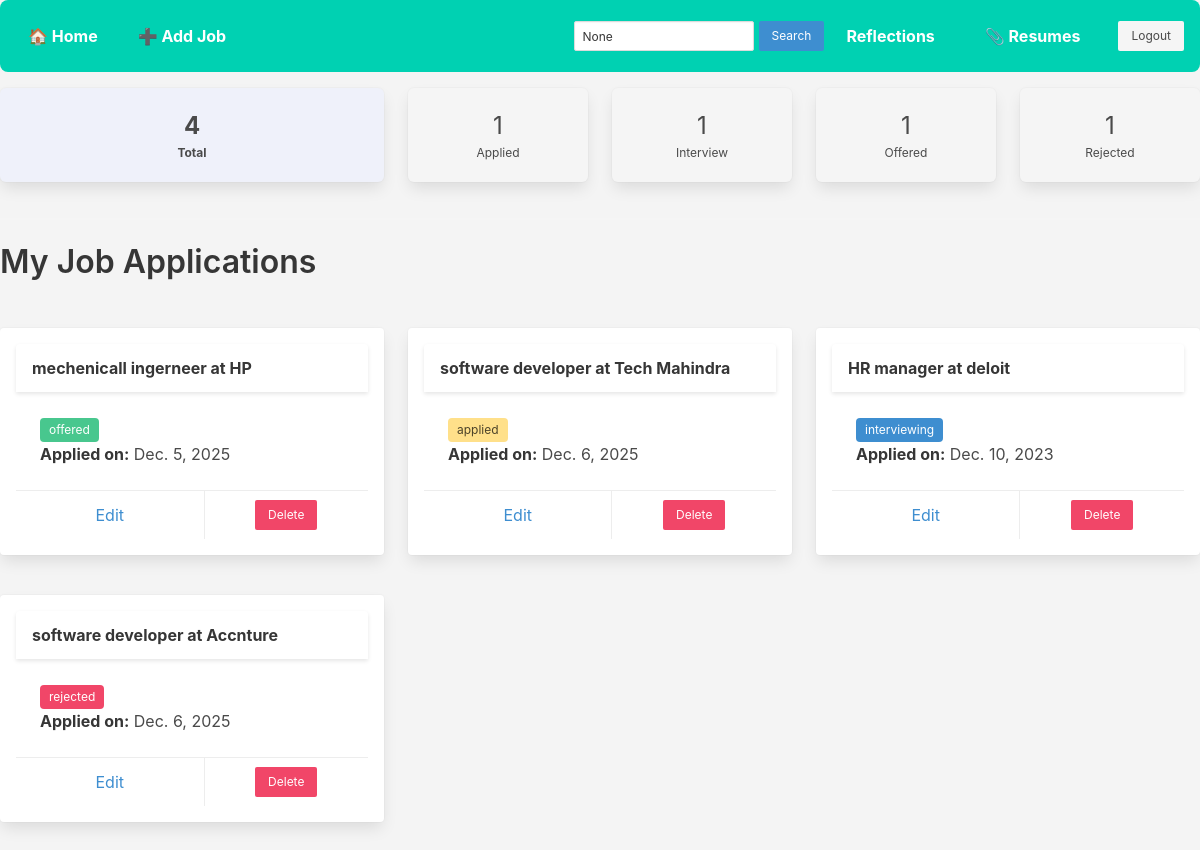
/joblist/ (signed in), run on the app's committed database.
### jobs/models.py (models this page shows, shortened)
class Job(models.Model):
    STATUS_CHOICES = [
        ('applied', 'Applied'),
        ('interviewing', 'Interviewing'),
        ('offered', 'Offered'),
        ('rejected', 'Rejected'),
    ]
    user = models.ForeignKey(User, on_delete=models.CASCADE)
    company_name = models.CharField(max_length=100)
    position = models.CharField(max_length=100)
    application_date = models.DateField()
    status = models.CharField(max_length=20, choices=STATUS_CHOICES)
    notes = models.TextField(blank=True)
    from django.db import models

### jobs/views.py (the view)
# urls.py: path('joblist/', views.job_list, name="joblist"),
@login_required
def job_list(request):
    jobs = Job.objects.filter(user=request.user)
    query = request.GET.get('q')
    status_filter = request.GET.get('status')
    if query:
        jobs = jobs.filter(
            Q(company_name__icontains=query) | Q(position__icontains=query)
        )
    if status_filter and status_filter != "All":
        jobs = jobs.filter(status=status_filter)
    total_jobs = jobs.count()
    status_counts = {
        'Applied': jobs.filter(status='applied').count(),
        'Interview': jobs.filter(status='interviewing').count(),
        'Offered': jobs.filter(status='offered').count(),
        'Rejected': jobs.filter(status='rejected').count(),
    }
    context = {
        'jobs': jobs,
        'total_jobs': total_jobs,
        'status_counts': status_counts,
        'query': query,
        'status_filter': status_filter,
        'status_choices': ['All', 'Applied', 'Interview', 'Offered', 'Rejected']
    }
    return render(request, 'job_list.html', context)

### jobs/templates/job_list.html (shortened to what this page needs)
{% extends 'base.html' %}
{% block content %}
<div class="navbar mb-4 is-flex is-align-items-center is-justify-content-space-between">
      <div class="navbar-start">
        <a class="navbar-item">🏠 Home</a>
        <a class="navbar-item" href="{% url 'create_job' %}">➕ Add Job</a>
      </div>
      <div class="navbar-end is-flex is-align-items-center" style="gap: 10px;">
      <form method="GET" class="is-flex is-align-items-center" style="gap: 5px;">
        <input type="text" name="q" placeholder="Search"
              value="{{ query }}" class="input is-small" style="width: 180px;">
        <button type="submit" class="button is-info is-small">Search</button>
      </form>
      <a class="navbar-item" href="{% url 'reflection_list' %}"> Reflections</a>
      <a class="navbar-item" href="{% url 'resume_list' %}">📎 Resumes</a>
          <form action="{% url 'logout' %}" method="post">
            <button class="button is-light is-small" type="submit">Logout</button>
          </form>
          </div>
        </div>
        <div class="columns is-multiline is-mobile mb-5">
            <div class="column is-4">
              <a href="{% url 'joblist' %}" class="box has-text-centered {% if not status_filter or status_filter == 'All' %}has-background-link-light has-text-weight-bold{% else %}has-background-light{% endif %}">
                <p class="is-size-4">{{ total_jobs }}</p>
                <p class="is-size-7">Total</p>
              </a>
            </div>
            <div class="column is-2">
              <a href="?status=applied" class="box has-text-centered {% if status_filter == 'Applied' %}has-background-warning-light has-text-weight-bold{% else %}has-background-light{% endif %}">
                <p class="is-size-4">{{ status_counts.Applied }}</p>
                <p class="is-size-7">Applied</p>
              </a>
            </div>
            <div class="column is-2">
              <a href="?status=interviewing" class="box has-text-centered {% if status_filter == 'Interview' %}has-background-info-light has-text-weight-bold{% else %}has-background-light{% endif %}">
                <p class="is-size-4">{{ status_counts.Interview }}</p>
                <p class="is-size-7">Interview</p>
              </a>
            </div>
            <div class="column is-2">
              <a href="?status=offered" class="box has-text-centered {% if status_filter == 'Offered' %}has-background-success-light has-text-weight-bold{% else %}has-background-light{% endif %}">
                <p class="is-size-4">{{ status_counts.Offered }}</p>
                <p class="is-size-7">Offered</p>
              </a>
            </div>
            <div class="column is-2">
              <a href="?status=rejected" class="box has-text-centered {% if status_filter == 'Rejected' %}has-background-danger-light has-text-weight-bold{% else %}has-background-light{% endif %}">
                <p class="is-size-4">{{ status_counts.Rejected }}</p>
                <p class="is-size-7">Rejected</p>
              </a>
            </div>
        </div>
<hr>
<h1 class="title">My Job Applications</h1>
<br>
            <div class="columns is-multiline">
              {% for job in jobs %}
                <div class="column is-one-third">
                  <div class="card">
                    <header class="card-header">
                      <p class="card-header-title">
                        {{ job.position }} at {{ job.company_name }}
                      </p>
                    </header>
                    <div class="card-content">
                      <div class="content">
                        <span class="tag
                          {% if job.status == 'applied' %}is-warning
                          {% elif job.status == 'interviewing' %}is-info
                          {% elif job.status == 'offered' %}is-success
                          {% elif job.status == 'rejected' %}is-danger
                          {% else %}is-light{% endif %}">
                          {{ job.status }}
                        </span>
                        <p><strong>Applied on:</strong> {{ job.application_date }}</p>
                      </div>
                    </div>
                    <footer class="card-footer">
                      <a href="{% url 'update_job' job.pk %}" class="card-footer-item has-text-info">Edit</a>
                      <form method="POST" action="{% url 'reflect_and_delete' job.id %}" onsubmit="return confirmDelete();" class="card-footer-item p-0">
                        <button type="submit" class="button is-danger is-small m-2">Delete</button>
                      </form>
                    </footer>
                  </div>
                </div>
              {% empty %}
                <p class="has-text-grey">No jobs added yet.</p>
              {% endfor %}
            </div>
{% endblock %}

### jobs/templates/base.html (style rules this page uses)
body { padding: 0rem; background-color: #f4f4f4; }
.navbar { background-color: #00d1b2; padding: 1rem; border-radius: 8px; margin-bottom: 2rem; }
.navbar a { color: white; font-weight: bold; margin-right: 1rem; }
.card { padding: 1rem; margin-bottom: 1rem; }

### data on the page
Job: position "mechenicall ingerneer", company_name "HP", status "offered", application_date "Dec. 5, 2025"
Job: position "software developer", company_name "Tech Mahindra", status "applied", application_date "Dec. 6, 2025"
Job: position "HR manager", company_name "deloit", status "interviewing", application_date "Dec. 10, 2023"
Job: position "software developer", company_name "Accnture", status "rejected", application_date "Dec. 6, 2025"

### other printed values
{{ total_jobs }} "4"
{{ status_counts.Applied }} "1"
{{ status_counts.Interview }} "1"
{{ status_counts.Offered }} "1"
{{ status_counts.Rejected }} "1"
